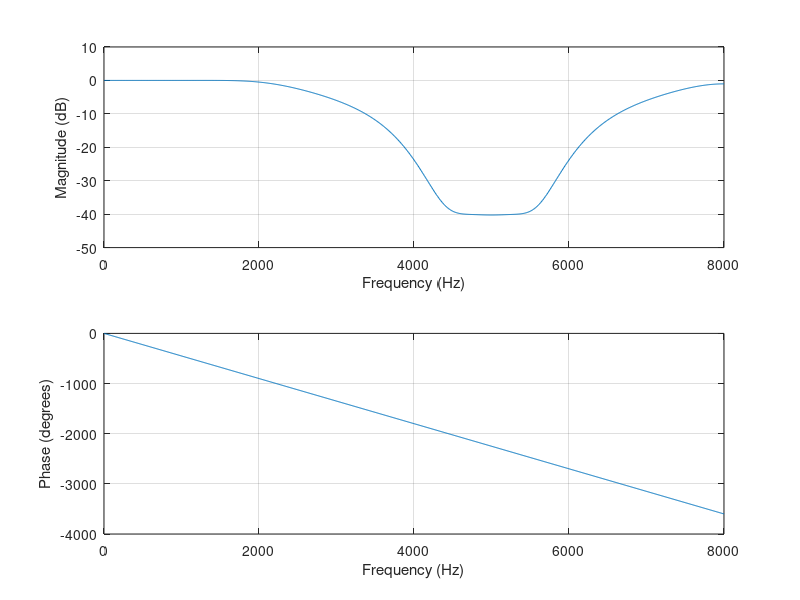

Source code (MATLAB): (Note: this script raises an error after producing the figure.)
clear all;
close all;
clc;

Fs = 16000;
M = 40;

frch_f = [0 1000 2000 3000 4000 5000 6000 7000 8000]/(Fs/2);
frch_v = [1 1 1 0.5 0.01 0.01 0.01 0.5 1];

B = fir2(M,frch_f,frch_v);

figure
freqz(B,1,1024,Fs);

[x, Fs] = audioread("corrupted.wav");

y = filter(B,1,x);

figure
subplot(2,1,1)
spectrogram(x,hamming(256),128,256,Fs,'yaxis')
subplot(2,1,2)
spectrogram(y,hamming(256),128,256,Fs,'yaxis')

% sound(x,Fs)
% pause
% sound(y,Fs)